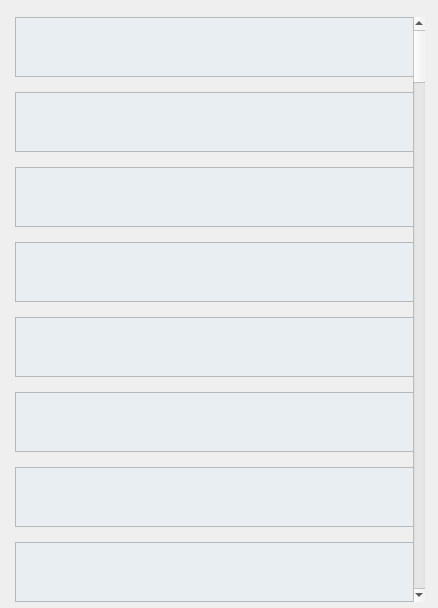
       <widget class="QWidget" name="scrollAreaWidgetContents_7">
        <property name="geometry">
         <rect>
          <x>0</x>
          <y>0</y>
          <width>438</width>
          <height>608</height>
         </rect>
        </property>
        <widget class="QGraphicsView" name="OnTraceView_1">
         <property name="geometry">
          <rect>
           <x>15</x>
           <y>17</y>
           <width>410</width>
           <height>60</height>
          </rect>
         </property>
         <property name="sizePolicy">
          <sizepolicy hsizetype="Preferred" vsizetype="Preferred">
           <horstretch>0</horstretch>
           <verstretch>0</verstretch>
          </sizepolicy>
         </property>
         <property name="minimumSize">
          <size>
           <width>410</width>
           <height>60</height>
          </size>
         </property>
         <property name="styleSheet">
          <string notr="true">background-color: rgb(232, 238, 242);</string>
         </property>
        </widget>
        <widget class="QScrollBar" name="verticalScrollBar_3">
         <property name="geometry">
          <rect>
           <x>413</x>
           <y>17</y>
           <width>12</width>
           <height>585</height>
          </rect>
         </property>
         <property name="sizePolicy">
          <sizepolicy hsizetype="Fixed" vsizetype="Preferred">
           <horstretch>0</horstretch>
           <verstretch>0</verstretch>
          </sizepolicy>
         </property>
         <property name="minimumSize">
          <size>
           <width>12</width>
           <height>585</height>
          </size>
         </property>
         <property name="orientation">
          <enum>Qt::Vertical</enum>
         </property>
        </widget>
        <widget class="QGraphicsView" name="OnTraceView_2">
         <property name="geometry">
          <rect>
           <x>15</x>
           <y>92</y>
           <width>410</width>
           <height>60</height>
          </rect>
         </property>
         <property name="sizePolicy">
          <sizepolicy hsizetype="Preferred" vsizetype="Preferred">
           <horstretch>0</horstretch>
           <verstretch>0</verstretch>
          </sizepolicy>
         </property>
         <property name="minimumSize">
          <size>
           <width>410</width>
           <height>60</height>
          </size>
         </property>
         <property name="styleSheet">
          <string notr="true">background-color: rgb(232, 238, 242);</string>
         </property>
        </widget>
        <widget class="QGraphicsView" name="OnTraceView_3">
         <property name="geometry">
          <rect>
           <x>15</x>
           <y>167</y>
           <width>410</width>
           <height>60</height>
          </rect>
         </property>
         <property name="sizePolicy">
          <sizepolicy hsizetype="Preferred" vsizetype="Preferred">
           <horstretch>0</horstretch>
           <verstretch>0</verstretch>
          </sizepolicy>
         </property>
         <property name="minimumSize">
          <size>
           <width>410</width>
           <height>60</height>
          </size>
         </property>
         <property name="styleSheet">
          <string notr="true">background-color: rgb(232, 238, 242);</string>
         </property>
        </widget>
        <widget class="QGraphicsView" name="OnTraceView_4">
         <property name="geometry">
          <rect>
           <x>15</x>
           <y>242</y>
           <width>410</width>
           <height>60</height>
          </rect>
         </property>
         <property name="sizePolicy">
          <sizepolicy hsizetype="Preferred" vsizetype="Preferred">
           <horstretch>0</horstretch>
           <verstretch>0</verstretch>
          </sizepolicy>
         </property>
         <property name="minimumSize">
          <size>
           <width>410</width>
           <height>60</height>
          </size>
         </property>
         <property name="styleSheet">
          <string notr="true">background-color: rgb(232, 238, 242);</string>
         </property>
        </widget>
        <widget class="QGraphicsView" name="OnTraceView_5">
         <property name="geometry">
          <rect>
           <x>15</x>
           <y>317</y>
           <width>410</width>
           <height>60</height>
          </rect>
         </property>
         <property name="sizePolicy">
          <sizepolicy hsizetype="Preferred" vsizetype="Preferred">
           <horstretch>0</horstretch>
           <verstretch>0</verstretch>
          </sizepolicy>
         </property>
         <property name="minimumSize">
          <size>
           <width>410</width>
           <height>60</height>
          </size>
         </property>
         <property name="styleSheet">
          <string notr="true">background-color: rgb(232, 238, 242);</string>
         </property>
        </widget>
        <widget class="QGraphicsView" name="OnTraceView_6">
         <property name="geometry">
          <rect>
           <x>15</x>
           <y>392</y>
           <width>410</width>
           <height>60</height>
          </rect>
         </property>
         <property name="sizePolicy">
          <sizepolicy hsizetype="Preferred" vsizetype="Preferred">
           <horstretch>0</horstretch>
           <verstretch>0</verstretch>
          </sizepolicy>
         </property>
         <property name="minimumSize">
          <size>
           <width>410</width>
           <height>60</height>
          </size>
         </property>
         <property name="styleSheet">
          <string notr="true">background-color: rgb(232, 238, 242);</string>
         </property>
        </widget>
        <widget class="QGraphicsView" name="OnTraceView_7">
         <property name="geometry">
          <rect>
           <x>15</x>
           <y>467</y>
           <width>410</width>
           <height>60</height>
          </rect>
         </property>
         <property name="sizePolicy">
          <sizepolicy hsizetype="Preferred" vsizetype="Preferred">
           <horstretch>0</horstretch>
           <verstretch>0</verstretch>
          </sizepolicy>
         </property>
         <property name="minimumSize">
          <size>
           <width>410</width>
           <height>60</height>
          </size>
         </property>
         <property name="styleSheet">
          <string notr="true">background-color: rgb(232, 238, 242);</string>
         </property>
        </widget>
        <widget class="QGraphicsView" name="OnTraceView_8">
         <property name="geometry">
          <rect>
           <x>15</x>
           <y>542</y>
           <width>410</width>
           <height>60</height>
          </rect>
         </property>
         <property name="sizePolicy">
          <sizepolicy hsizetype="Preferred" vsizetype="Preferred">
           <horstretch>0</horstretch>
           <verstretch>0</verstretch>
          </sizepolicy>
         </property>
         <property name="minimumSize">
          <size>
           <width>410</width>
           <height>60</height>
          </size>
         </property>
         <property name="styleSheet">
          <string notr="true">background-color: rgb(232, 238, 242);</string>
         </property>
        </widget>
        <zorder>OnTraceView_1</zorder>
        <zorder>OnTraceView_2</zorder>
        <zorder>OnTraceView_3</zorder>
        <zorder>OnTraceView_4</zorder>
        <zorder>OnTraceView_5</zorder>
        <zorder>OnTraceView_6</zorder>
        <zorder>OnTraceView_7</zorder>
        <zorder>OnTraceView_8</zorder>
        <zorder>verticalScrollBar_3</zorder>
       </widget>
